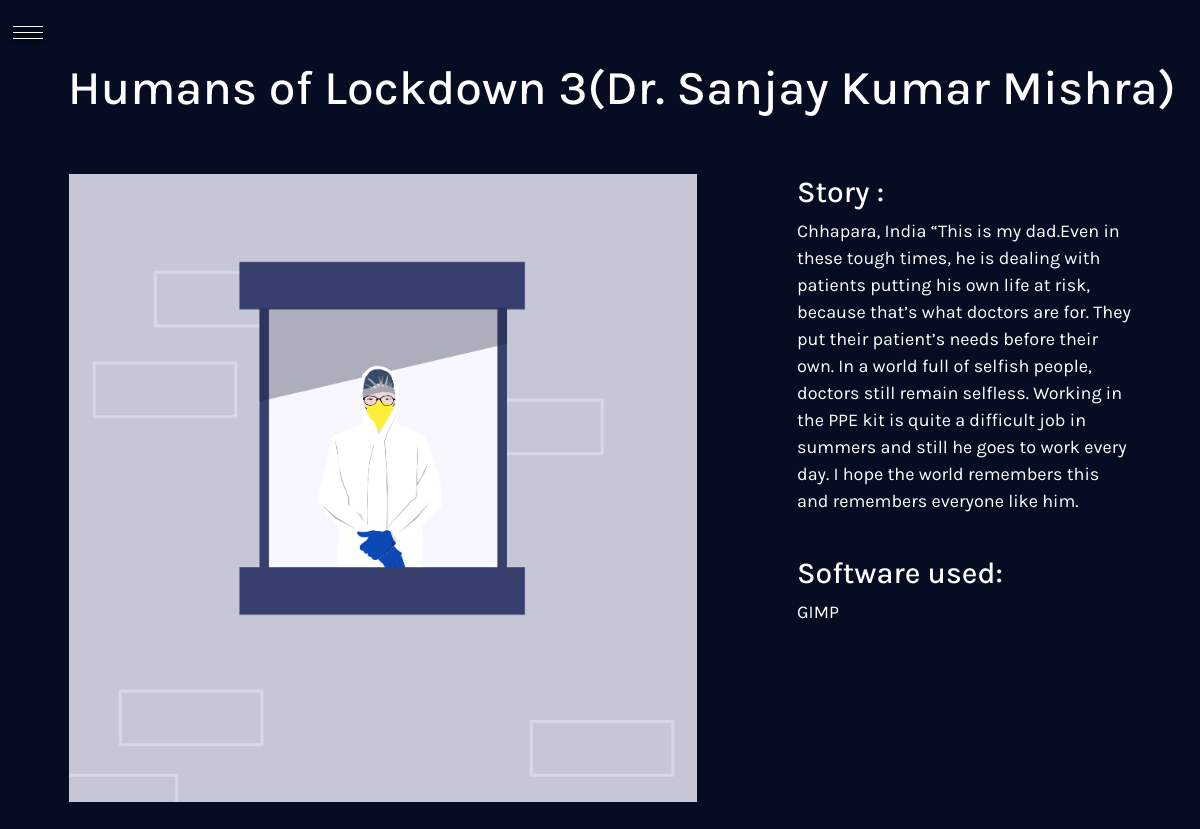
The page /series/3/ on the database its author committed.
### series/models.py (models this page shows)
class Series(models.Model):
    title = models.CharField(max_length=100)
    description = models.TextField()
    technology = models.CharField(max_length=100)
    image = models.FilePathField(path="/img")

### series/views.py (the view)
# urls.py: path("<int:pk>/", views.series_detail, name="series_detail"),
def series_detail(request,pk):
    se = Series.objects.get(pk=pk)
    context = {
        'se':se
    }
    return render(request,'series_detail.html',context)

### series/templates/series_detail.html (shortened to what this page needs)
{% extends "base.html" %}
{% load static %}
{% block page_content %}
<body style="background-color:#060c21;">
<h1 style="padding-left:4.4vw; padding-top:5vw; color:white; font-size:4vw; font-family:Karla;">{{ se.title }}</h1>
<div class="row" style="padding:4.5vw; padding-top:4vw;">
    <div class="col-md-8">
        <img src="{% static se.image %}" alt="" width="90%" class="images">
    </div>
    <div class="col-md-4">
        <h2 style="color:white; font-size:2.5vw; font-family:Karla;">Story :</h2>
        <p style="color:white; font-size:1.5vw; font-family:Karla;">{{ se.description }}</p>
        <br>
        <h2 style="color:white; font-size:2.5vw; font-family:Karla;">Software used:</h2>
        <a href="https://www.gimp.org/" style="color:white; font-size:1.5vw; font-family:Karla;">{{ se.technology }}</a>
    </div>
</div>
</body>
{% endblock %}

### series/templates/series_detail.html (style rules this page uses)
body { margin: 0; padding: 0; display: flex; justify-content: center; align-items: center; }
.images { position: sticky; top: 0; }

### rows shown on the page
Series: title "Humans of Lockdown 3(Dr. Sanjay Kumar Mishra)", image (picture), description "Chhapara, India “This is my dad.Even in these tough times, he is dealing with patients putting his own life at risk, because that’s what doctors are for. They put their patient’s needs before their own. In a world full of selfish people, doctors still remain selfless. Working in the PPE kit is quite a difficult job in summers and still he goes to work every day. I hope the world remembers this and remembers everyone like him.", technology "GIMP"
